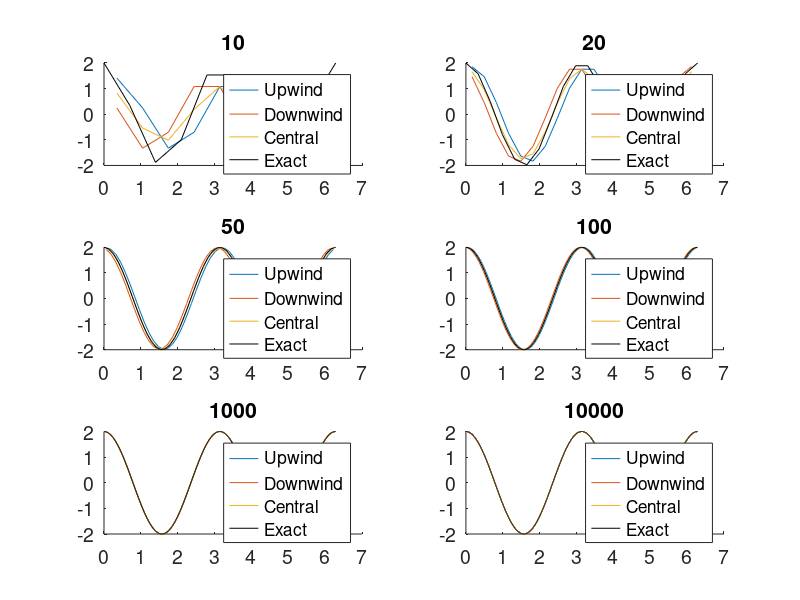
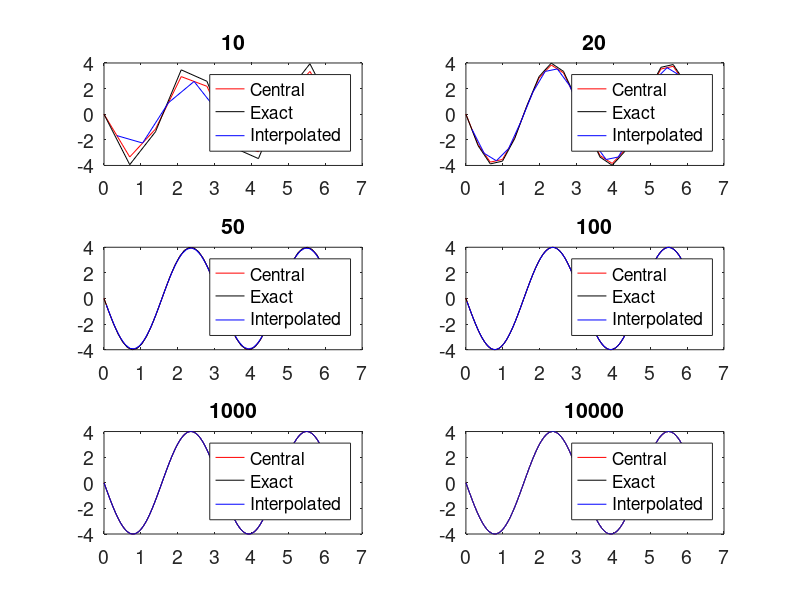
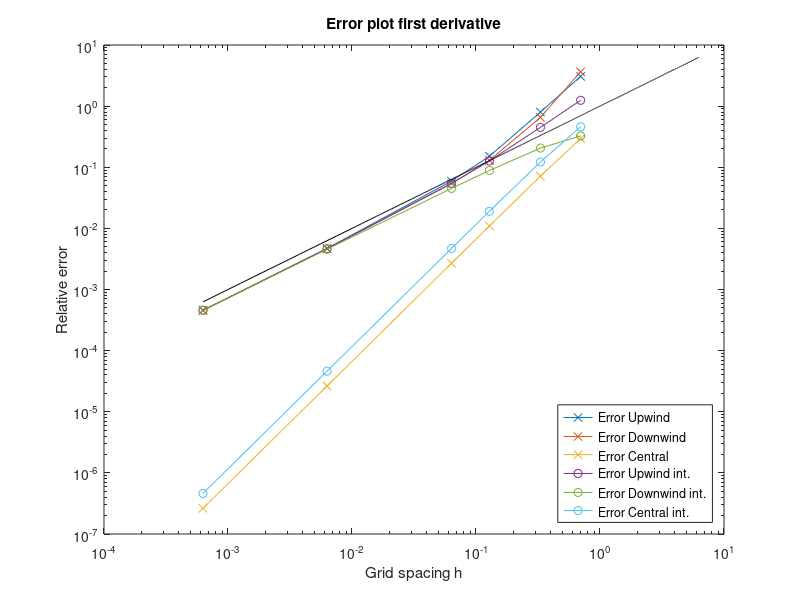

Source code (MATLAB) for these figures, in order:
%% ---------------------------- Header --------------------------------- %%

%%% Numerische Methoden der Hydromechanik
%%% Assignment: 1
%%% Group: 2
%%% Members: Nick Pfeiffer, Andreas Mirlach, Julian Lenz, Faro Schäfer

% ----------------------------------------------------------------------- %

clear all
close all

%% grid and analytical solution 

grid = [10,20,50,100,1000,10000]; % amount of grid points 
 
for j = 1:length(grid)

    % Number of grid points
    n = grid(j);

    % Grid spacing
    h = 2.0 * pi / (n-1);

    % Calculation of... 
    for i = 1 : n

        % ...coordinates
        x(i) = 0.0 + (i-1) * h;

        % ...analytical values of function and derivative
        f(i) = sin(2*x(i)); % analytical function
        dfe(i) = cos( 2*x(i) ) * 2; % analytical first derivative
        dfe2(i) = -sin( 2*x(i) ) * 4; % analytical second derivative
      
    end
    
%% Discretization for numerical solution

    for i = 1 : n

        % Periodic boundary conditions... 

        % ...for the first point
        if ( i == 1 )

            fp = f(i+1);
            fm = f(n-1);

        end

        % ...for the last point
        if ( i == n )

            fp = f(2);
            fm = f(n-1);

        end

        % If point is not at the boundaries 
        if ( ( i ~= 1 ) && ( i ~= n ) )
            fp = f(i+1);
            fm = f(i-1);
        end

        fi = f(i);

%% function values 

    % First derivative: Upwind
        dfn_U(i) = ( fi - fm ) / ( 1.0*h );
      
    % First derivative: Downwind
        dfn_D(i) = ( fp - fi ) / ( 1.0*h );
        
    % First derivative: Central
        dfn_C(i) = ( fp - fm ) / ( 2.0*h );
        
    % Second Derivative: Central 
        dfn_C2(i) = ( fp - 2*fi + fm ) / (h^2);
        
            

    % Error: Upwind
        er_U(i) = abs( ( dfe(i) - dfn_U(i) ) / dfe(i) );
    
    % Error: Downwind
        er_D(i) = abs( ( dfe(i) - dfn_D(i) ) / dfe(i) );
      
    % Error: Central first derivative
        er_C(i) = abs( ( dfe(i) - dfn_C(i) ) / dfe(i) );
        
    % Error: Central second derivative
        er_C2(i) = abs ( ( dfe2(i) - dfn_C2(i) ) / dfe(i) );

        
    end
    
%% Interpolation of Points
    
    xq = [0+h/2:h:h*(n-1)]; % x-values on which function values get interpolated: points in the middle of two grid points
    dfn_U_interp = interp1(x,dfn_U,xq); % Interpolated Points for Upwind
    dfn_D_interp = interp1(x,dfn_D,xq); % Interpolated Points for Downwind
    dfn_C_interp = interp1(x,dfn_C,xq); % Interpolated Points for Central
    dfn_C2_interp = interp1(x,dfn_C2,xq); % Interpolated Points for Central (second der.)
    
    for k = 1:n-1
    dfe_int(k) = cos( 2*xq(k) ) * 2; % analytical first derivative
    dfe2_int(k) = -sin( 2*xq(k) ) * 4; % analytical second derivative
  
        
        %% function values 

    % Error: Int_Upwind
        int_er_U(k) = abs( ( dfe_int(k) - dfn_U_interp(k) ) / dfe_int(k) );
    
    % Error: Int_Downwind
        int_er_D(k) = abs( ( dfe_int(k) - dfn_D_interp(k) ) / dfe_int(k) );
      
    % Error: Central first derivative
        int_er_C(k) = abs( ( dfe_int(k) - dfn_C_interp(k) ) / dfe_int(k) );
        
    % Error: Central second derivative
        int_er_C2(k) = abs ( ( dfe2_int(k) - dfn_C2_interp(k) ) / dfe_int(k) ); 
        
    end
    
    
    
    
%% Plots
    
    if j == 1 
        fig_first_derivative = figure;
        fig_second_derivative = figure;
    end
    
    %plot first derivative 
    set(0,'CurrentFigure',fig_first_derivative)
    subplot(3,2,j)
    %plot(x, dfn_U, '-', x, dfn_D, '-', x, dfn_C, '-', x, dfe, '-k') % values of numerical difference scheme
    hold on 
    plot(xq, dfn_U_interp, '-', xq, dfn_D_interp, '-', xq, dfn_C_interp, '-',x, dfe, '-k') % interpolated values
    legend('Upwind','Downwind','Central', 'Exact')
    set(gca,'FontSize',14); 
    title(n);
    hold off

    % plot second derivative
    set(0,'CurrentFigure',fig_second_derivative)
    subplot(3,2,j)
    plot(x, dfn_C2, 'r-', x, dfe2, '-k') % values of numerical difference scheme
    hold on
    plot(xq, dfn_C2_interp, 'b-') % interpolated values
    legend('Central', 'Exact', "Interpolated")
    set(gca,'FontSize',14); 
    title(n);
    
    % Storing grid spacing and relative error in matrix
    error(j,1) = h;
    error(j,2) = er_U(n/5);
    error(j,3) = er_D(n/5);
    error(j,4) = er_C(n/5);
    error(j,5) = er_C2(n/5);
    error(j,6) = int_er_U(n/5);
    error(j,7) = int_er_D(n/5);
    error(j,8) = int_er_C(n/5);
    error(j,9) = int_er_C2(n/5);
    error(j,10)=n;
    
    
    
end

% Plotting of error over grid spacing in log scale
figure
    loglog(error(:,1),error(:,2),'-x',error(:,1),error(:,3),'-x',error(:,1),error(:,4),'-x'...
        ,error(:,1),error(:,6),'-o',error(:,1),error(:,7),'-o',error(:,1),error(:,8),'-o', x, x,'-k');
    title('Error plot first derivative');
    xlabel('Grid spacing h');
    ylabel('Relative error');
    legend('Error Upwind','Error Downwind','Error Central','Error Upwind int.','Error Downwind int.','Error Central int.','Location','SouthEast')

% Plotting of error over grid spacing in log scale
